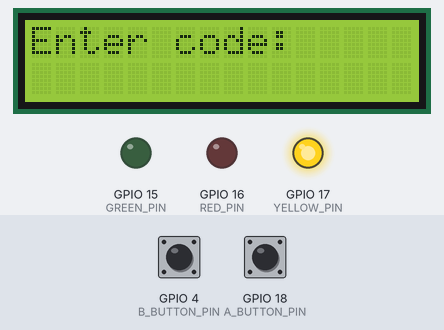
This program was run on a simulated ESP32-S3. Parts: 16×2 character LCD, output pins drawn as LEDs (lit = HIGH). Dashed ring = blinking. The test bench sets the inputs (shaded band); at power-on: GPIO 4 (B_BUTTON_PIN) HIGH, GPIO 18 (A_BUTTON_PIN) HIGH. What the program prints to the serial monitor is not drawn.

Above: at 1.7 s.
1.8 s: GPIO 4 (B_BUTTON_PIN) pulled LOW for 0.25 s
At 2.8 s:
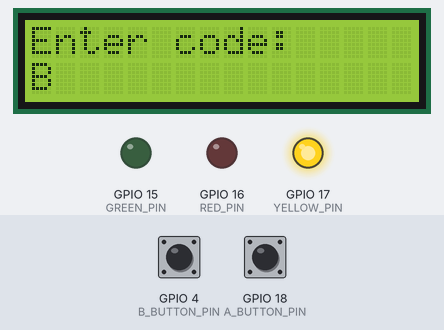
3.5 s: GPIO 18 (A_BUTTON_PIN) pulled LOW for 0.25 s
At 4.4 s:
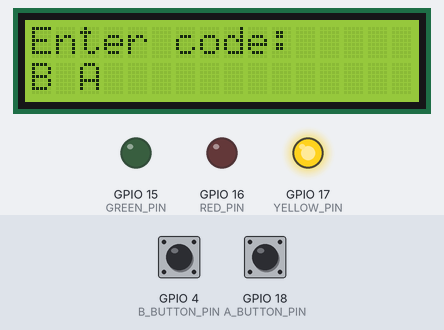
5.2 s: GPIO 4 (B_BUTTON_PIN) pulled LOW for 1 s
At 6.1 s:
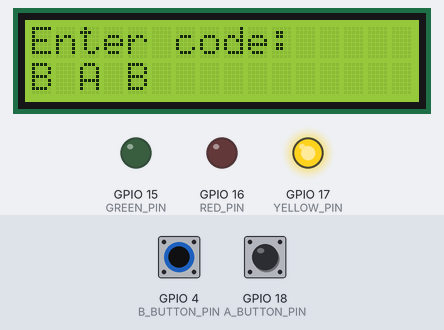
7.7 s: GPIO 18 (A_BUTTON_PIN) pulled LOW for 1 s
At 7.9 s:
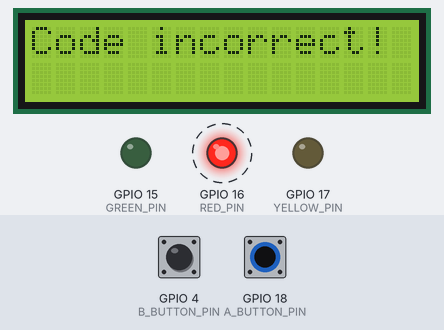
10.2 s: GPIO 18 (A_BUTTON_PIN) pulled LOW for 0.25 s
At 10.6 s:
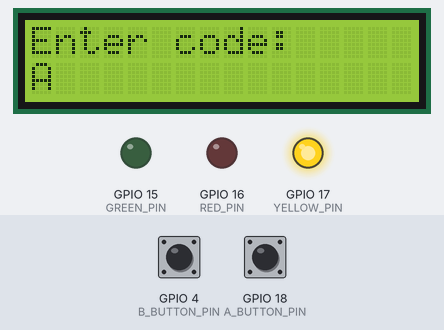
11.9 s: GPIO 4 (B_BUTTON_PIN) pulled LOW for 0.25 s
At 12.3 s:
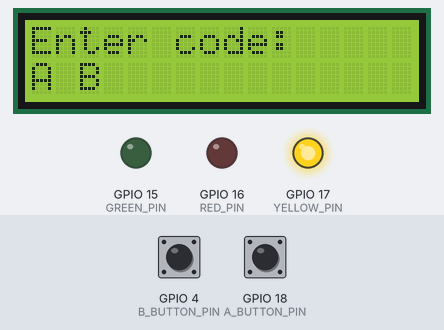
Timing chart, 0 to 14.6 s (numbered marks = the images above; inputs shaded):
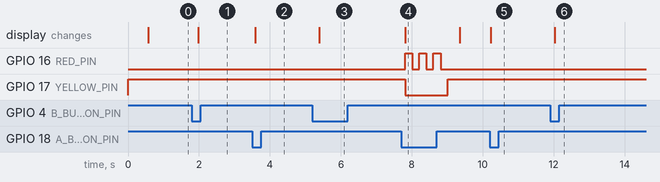

Measured:
- after the input at 1.8 s, the display: changes after 0.18 s (image 1)
- after the input at 3.5 s, the display: changes after 0.09 s (image 2)
- after the input at 5.2 s, the display: changes after 0.19 s (image 3)
- after the input at 7.7 s, GPIO 16 (RED_PIN): alternates HIGH for 0.20 s and LOW for 0.20 s, 6 changes in all, then stays LOW, starting after 0.11 s; GPIO 17 (YELLOW_PIN): HIGH → LOW after 0.11 s, → HIGH 1.2 s later; the display: changes after 0.11 s (image 4)
- after the input at 10.2 s, the display: changes at once (image 5)
- after the input at 11.9 s, the display: changes after 0.13 s (image 6)

The program:

main.cpp
```cpp
#include <Arduino.h>
#include "config.h"
#include "logger.h"
#include "lcd.h"

void blinkLED(int pin, int times, int delayMs);
void handleButtonPress(int aPressedEdge, int bPressedEdge);
void verifyCode();

unsigned long lastDebounce = 0;

const int code[] = {A, B, B, A};
const int codeLength = sizeof(code) / sizeof(code[0]);

int currentCode[sizeof(code) / sizeof(code[0])] = {0};
int currentCodeIndex = 0;

int previousAButtonState = HIGH;
int previousBButtonState = HIGH;

void setup()
{
  Serial.begin(115200);

  configurePins();

  digitalWrite(RED_PIN, LOW);
  digitalWrite(GREEN_PIN, LOW);
  digitalWrite(YELLOW_PIN, HIGH);

  previousAButtonState = digitalRead(A_BUTTON_PIN);
  previousBButtonState = digitalRead(B_BUTTON_PIN);

  setupLCD();
  logStart();
}

void loop()
{
  // Check if feedback display time has elapsed
  updateFeedback();

  if (millis() - lastDebounce > DEBOUNCE_DELAY_MS)
  {
    lastDebounce = millis();

    int aButtonState = digitalRead(A_BUTTON_PIN);
    int bButtonState = digitalRead(B_BUTTON_PIN);

    bool aPressedEdge = (aButtonState == LOW && previousAButtonState == HIGH);
    bool bPressedEdge = (bButtonState == LOW && previousBButtonState == HIGH);

    logButtonStates(aButtonState == LOW, bButtonState == LOW);

    int prevIndex = currentCodeIndex;
    handleButtonPress(aPressedEdge, bPressedEdge);

    previousAButtonState = aButtonState;
    previousBButtonState = bButtonState;

    logInsertedCode(currentCode, currentCodeIndex);

    if (currentCodeIndex == codeLength)
    {
      verifyCode();
    }
    else if (currentCodeIndex != prevIndex)
    {
      updateLCD(currentCode, currentCodeIndex);
    }
  }
}

void handleButtonPress(int aPressedEdge, int bPressedEdge)
{
  if (aPressedEdge && bPressedEdge)
  {
    logBothButtonsPressed();
    showDoublePress();
  }
  else if (aPressedEdge)
  {
    if (currentCodeIndex < codeLength)
    {
      currentCode[currentCodeIndex] = A;
      currentCodeIndex++;
    }
  }
  else if (bPressedEdge)
  {
    if (currentCodeIndex < codeLength)
    {
      currentCode[currentCodeIndex] = B;
      currentCodeIndex++;
    }
  }
}

void verifyCode()
{
  bool codeCorrect = true;
  for (int i = 0; i < codeLength; i++)
  {
    if (currentCode[i] != code[i])
    {
      codeCorrect = false;
      break;
    }
  }

  if (codeCorrect)
  {
    digitalWrite(RED_PIN, LOW);
    startFeedback(true);
    blinkLED(GREEN_PIN, 3, 200); // Blink green LED 3 times with 200ms delay
  }
  else
  {
    digitalWrite(GREEN_PIN, LOW);
    startFeedback(false);
    blinkLED(RED_PIN, 3, 200); // Blink red LED 3 times with 200ms delay
  }

  currentCodeIndex = 0;
}

void blinkLED(int pin, int times, int delayMs)
{
  digitalWrite(YELLOW_PIN, LOW);

  for (int i = 0; i < times; i++)
  {
    digitalWrite(pin, HIGH);
    delay(delayMs);
    digitalWrite(pin, LOW);
    delay(delayMs);
  }

  digitalWrite(YELLOW_PIN, HIGH);
}
```

logger.h
```cpp
#pragma once

#include "Arduino.h"
#include "config.h"

void logStart();
void logBothButtonsPressed();
void logButtonStates(bool aState, bool bState);
void logInsertedCode(const int currentCode[], int currentCodeIndex);
```

logger.cpp
```cpp
#include "logger.h"

void logStart()
{
    Serial.println("System ready. Waiting for input...");
}

void logBothButtonsPressed()
{
    Serial.println("Both buttons pressed together - input ignored");
}

void logButtonStates(bool aState, bool bState)
{
    Serial.print("A Button: ");
    Serial.print(aState ? "Pressed" : "Released");
    Serial.print(" | B Button: ");
    Serial.println(bState ? "Pressed" : "Released");
}

void logInsertedCode(const int currentCode[], int currentCodeIndex)
{
    Serial.print("Inserted Code: ");
    for (int i = 0; i < currentCodeIndex; i++)
    {
        Serial.print(currentCode[i] == A ? "A" : "B");
        Serial.print(" ");
    }
    Serial.println();
}
```

config.h
```cpp
#pragma once
#include "Arduino.h"

// Define pins
#define RED_PIN 16
#define GREEN_PIN 15
#define YELLOW_PIN 17

// define buttons
#define A_BUTTON_PIN 18
#define B_BUTTON_PIN 4

#define DEBOUNCE_DELAY_MS 200

// Define code

#define A 0
#define B 1

// LCD config
// LCD 1602A pins (4-bit mode)
#define LCD_RS 5
#define LCD_E 6
#define LCD_D4 7
#define LCD_D5 8
#define LCD_D6 9
#define LCD_D7 10

void configurePins();
```

config.cpp
```cpp
#include "config.h"

void configurePins()
{
    pinMode(RED_PIN, OUTPUT);
    pinMode(GREEN_PIN, OUTPUT);
    pinMode(YELLOW_PIN, OUTPUT);

    pinMode(A_BUTTON_PIN, INPUT_PULLUP);
    pinMode(B_BUTTON_PIN, INPUT_PULLUP);
}
```

lcd.h
```cpp
#pragma once

#include "config.h"
#include "LiquidCrystal.h"

void setupLCD();
void updateLCD(int currentCode[], int currentCodeIndex);
void startFeedback(bool success);
void showDoublePress();
bool updateFeedback();
```

lcd.cpp
```cpp
#include "lcd.h"

LiquidCrystal lcd(LCD_RS, LCD_E, LCD_D4, LCD_D5, LCD_D6, LCD_D7);

bool feedbackActive = false;
unsigned long feedbackStartTime = 0;
const unsigned long FEEDBACK_DURATION = 1500; // milliseconds

void setupLCD()
{
    lcd.begin(16, 2);
    delay(500);     // Give LCD time to initialize
    lcd.display();  // Turn on display
    lcd.noCursor(); // Hide cursor
    lcd.noBlink();  // No blinking
    lcd.clear();
    lcd.setCursor(0, 0);
    lcd.print("Enter code:");
}

void updateLCD(int currentCode[], int currentCodeIndex)
{
    lcd.setCursor(0, 1);
    lcd.print("                "); // clear line 2
    lcd.setCursor(0, 1);
    for (int i = 0; i < currentCodeIndex; i++)
    {
        lcd.print(currentCode[i] == A ? "A " : "B ");
    }
}

void startFeedback(bool success)
{
    lcd.clear();
    lcd.setCursor(0, 0);
    if (success)
    {
        lcd.print("Code correct!");
    }
    else
    {
        lcd.print("Code incorrect!");
    }
    feedbackActive = true;
    feedbackStartTime = millis();
}

void showDoublePress()
{
    lcd.clear();
    lcd.setCursor(0, 0);
    lcd.print("Both pressed!");
    feedbackActive = true;
    feedbackStartTime = millis();
}

bool updateFeedback()
{
    if (!feedbackActive)
        return false;

    if (millis() - feedbackStartTime >= FEEDBACK_DURATION)
    {
        feedbackActive = false;
        lcd.clear();
        lcd.setCursor(0, 0);
        lcd.print("Enter code:");
        lcd.setCursor(0, 1);
        lcd.print("                ");
        return true; // Feedback complete
    }
    return false; // Feedback still showing
}
```
